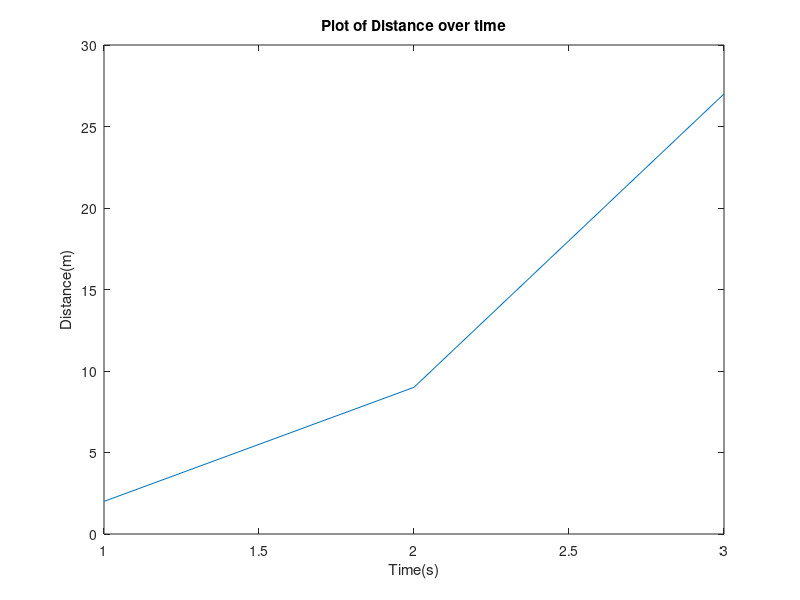

Here is the MATLAB script that generated this plot:
clear all
X= [2 9 27];
t =[1 2 3];
figure
plot(t,X)

title('Plot of Distance over time')
xlabel('Time(s)');
ylabel('Distance(m)');
